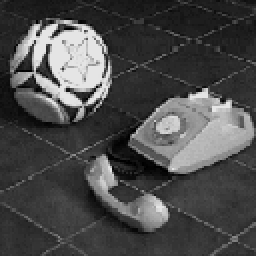
%> input picture Imagenes/bola.bmp, 128 x 128 px (shown 2 times larger)
$ octave Parcial3Practica3.m   (GNU Octave 9; MATLAB toolbox functions it lacks are replaced by stand-ins)
%> lines starting %> are read from the running program, lines starting %| are printed output that depends on the picture; in (x1, y1, x2, y2) boxes, pixels count from 0 and x2, y2 are one past the last pixel; in counts of white or black regions, pixels touching at a corner belong together; the program's own positions count from 1
### Practicas/Parcial III/FiltroGaussEspacio.m
function G = FiltroGaussEspacio(sigma)
%Gaussiano PasaBajas en el dominio del espacio

n = ceil(6*sigma); %Techo
if(mod(n,2)==0)
    n = n+1;
end

G = zeros(n);
cx = ceil(n/2);
cy = ceil(n/2);
disp(n)
disp(cx)
disp(cy)

%n = 3

for x=1:n
    for y=1:n
        d=((x-cx)*(x-cx) + (y-cy)*(y-cy));
        z= d/(2*sigma*sigma);
        G(x,y) = exp(-z);
    end
end

### Practicas/Parcial III/Parcial3Practica3.m
%Aplicar el detector de bordes de  Marr-Hildreth a la imagen del archivo.

close all
clear all
imtool close all

%Imagen
Img = imread("../../Imagenes/bola.bmp");
%> Img is the input picture: size 128x128 uint8; min 0, max 229, mean 74.6
Img = im2double(Img);
%> Img: size 128x128 double

%Matriz
Matriz = [34 21 26 27 39 41;
          22 22 26 42 39 40;
          21 22 45 25 39 40;
          23 21 53 34 42 37;
          21 23 28 30 41 41;
          23 22 26 28 42 36;
         ];
Matriz = im2double(Matriz);

%-----------------------------Paso 1 Gaussiano-----------------------------
%Filtro Gaussiano
sigma = 3.0;
W3 = FiltroGaussEspacio(sigma);
factor = sum(sum(W3));
W3 = FiltroGaussEspacio(sigma)*1/factor;
FiltradoGaussianoImg = imfilter(Img, W3,0,'conv');
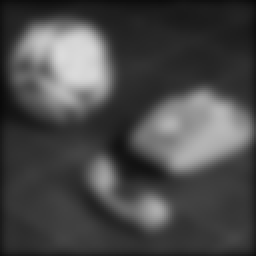
%> FiltradoGaussianoImg: size 128x128 double (shown 2 times larger); min 0.0382, max 0.861, mean 0.286

%Filtro Pesado
W=[1 2 1; 2 4 2; 1 2 1]/16; %Máscara Pesada
FiltradoPesadoMatriz=imfilter(Matriz,W,'conv');

%----------------------------Paso 2 Laplaciano-----------------------------
%Máscara del filtro Laplaciano
WL=[1 1 1;
    1 -8 1;
    1 1 1];

LaplacianoImg=imfilter(FiltradoGaussianoImg,WL,'conv');
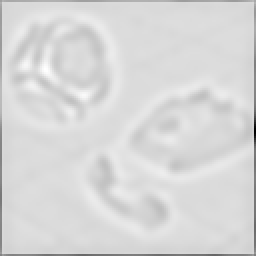
%> LaplacianoImg: size 128x128 double (shown 2 times larger); min -0.651, max 0.106, mean -0.00947; drawn with min black and max white
LaplacianoMatriz=imfilter(FiltradoPesadoMatriz,WL,'conv');

%----------------------------Paso 3 Cruces por 0---------------------------
[nfils, ncols] = size(LaplacianoImg);
%> nfils = 128; ncols = 128
Ic = zeros(nfils,ncols);
for i=1:nfils
  for j=1:ncols
    indFil = i-1:1:i+1;
    indFilV = indFil((indFil > 0 & indFil < nfils+1)); % Válida si esta en un píxel de la orilla (filas)
    indCol = j-1:1:j+1;
    indColV = indCol((indCol > 0 & indCol < ncols+1)); % Válida si esta en un píxel de la orilla (columnas)
    PixV = LaplacianoImg(indFilV,indColV); % Valor de intensidad de los píxeles de la mascara en la imagen
    PixV = reshape(PixV,1,numel(PixV)); % Convierte a vector a la máscara
    PixV = PixV*LaplacianoImg(i,j); % Se hace la multiplicación del pixel por la mascara de los 8 vecinos
    cz = sum(PixV < 0); % Suma la cantidad de valores negativos (bordes) despues de multiplicar al pixel por 8vecinos
    if(cz > 0) %Si al menos hay un cambio de signo
        Ic(i,j)=1;
    end
  end
end
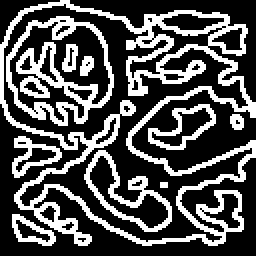
%> Ic: size 128x128 double (shown 2 times larger); values 0 (black) and 1 (white), 32% white in thin lines or dots

[nfilsMatriz, ncolsMatriz] = size(LaplacianoMatriz);
IcMatriz = zeros(nfilsMatriz,ncolsMatriz);
for i=1:nfilsMatriz
  for j=1:ncolsMatriz
    indFil = i-1:1:i+1;
    indFilV = indFil((indFil > 0 & indFil < nfilsMatriz+1)); % Válida si esta en un píxel de la orilla (filas)
    indCol = j-1:1:j+1;
    indColV = indCol((indCol > 0 & indCol < ncolsMatriz+1)); % Válida si esta en un píxel de la orilla (columnas)
    PixV = LaplacianoMatriz(indFilV,indColV); % Valor de intensidad de los píxeles de la mascara en la imagen
    PixV = reshape(PixV,1,numel(PixV)); % Convierte a vector a la máscara
    PixV = PixV*LaplacianoMatriz(i,j); % Se hace la multiplicación del pixel por la mascara de los 8 vecinos
    cz = sum(PixV < 0); % Suma la cantidad de valores negativos (bordes) despues de multiplicar al pixel por 8vecinos
    if(cz > 0) %Si al menos hay un cambio de signo
        IcMatriz(i,j)=1;
    end
  end
end
%> after the loop, IcMatriz = [0 0 0 0 0 0; 0 0 0 0 0 0; 0 0 0 0 0 0; 0 0 0 0 0 0; 0 0 0 0 0 0; 0 0 0 0 0 0]


%---------------------------------------------------------------------------------------
% Mostrar Imagen
figure;
subplot(2,2,1); imshow(Img,[]); title('Original');
subplot(2,2,2); imshow(FiltradoGaussianoImg,[]); title('Suavizante (Gaussiano)');
subplot(2,2,3); imshow(LaplacianoImg,[]); title('Laplaciano');
subplot(2,2,4); imshow(Ic,[]); title('Detección de Bordes');

% Mostrar matriz
disp('Matriz Filtro Pesado:');
disp(FiltradoPesadoMatriz);
disp('Matriz Laplaciano:');
disp(LaplacianoMatriz);
disp('Matriz Deteccion de Bordes:');
disp(IcMatriz);
%|    0   0   0   0   0   0
%|    0   0   0   0   0   0
%|    0   0   0   0   0   0
%|    0   0   0   0   0   0
%|    0   0   0   0   0   0
%|    0   0   0   0   0   0

$ run again, with Imagenes/caballo.bmp copied over Imagenes/bola.bmp
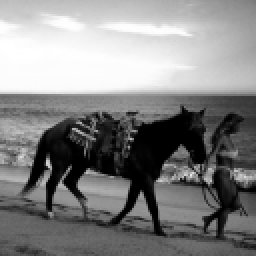
%> input picture Imagenes/caballo.bmp, 128 x 128 px (shown 2 times larger)
%> Img is the input picture: size 128x128 uint8; min 0, max 255, mean 131.9
%> Img: size 128x128 double
%> `LaplacianoImg=imfilter(FiltradoGaussianoImg,WL,'conv');`:
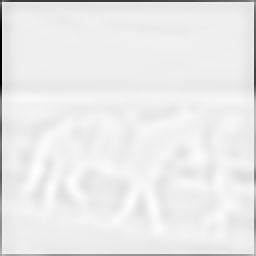
%> LaplacianoImg: size 128x128 double (shown 2 times larger); min -1.32, max 0.0832, mean -0.0277; drawn with min black and max white
%> after the loop `for i=1:nfils`:
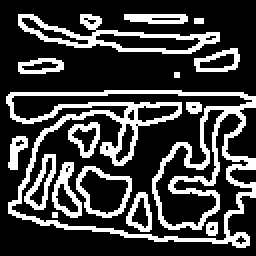
%> Ic: size 128x128 double (shown 2 times larger); values 0 (black) and 1 (white), 25.1% white in thin lines or dots, all inside (x1, y1, x2, y2) = (3, 7, 128, 124)
%> after the loop `for i=1:nfilsMatriz`: IcMatriz = [0 0 0 0 0 0; 0 0 0 0 0 0; 0 0 0 0 0 0; 0 0 0 0 0 0; 0 0 0 0 0 0; 0 0 0 0 0 0]
%|    0   0   0   0   0   0
%|    0   0   0   0   0   0
%|    0   0   0   0   0   0
%|    0   0   0   0   0   0
%|    0   0   0   0   0   0
%|    0   0   0   0   0   0
